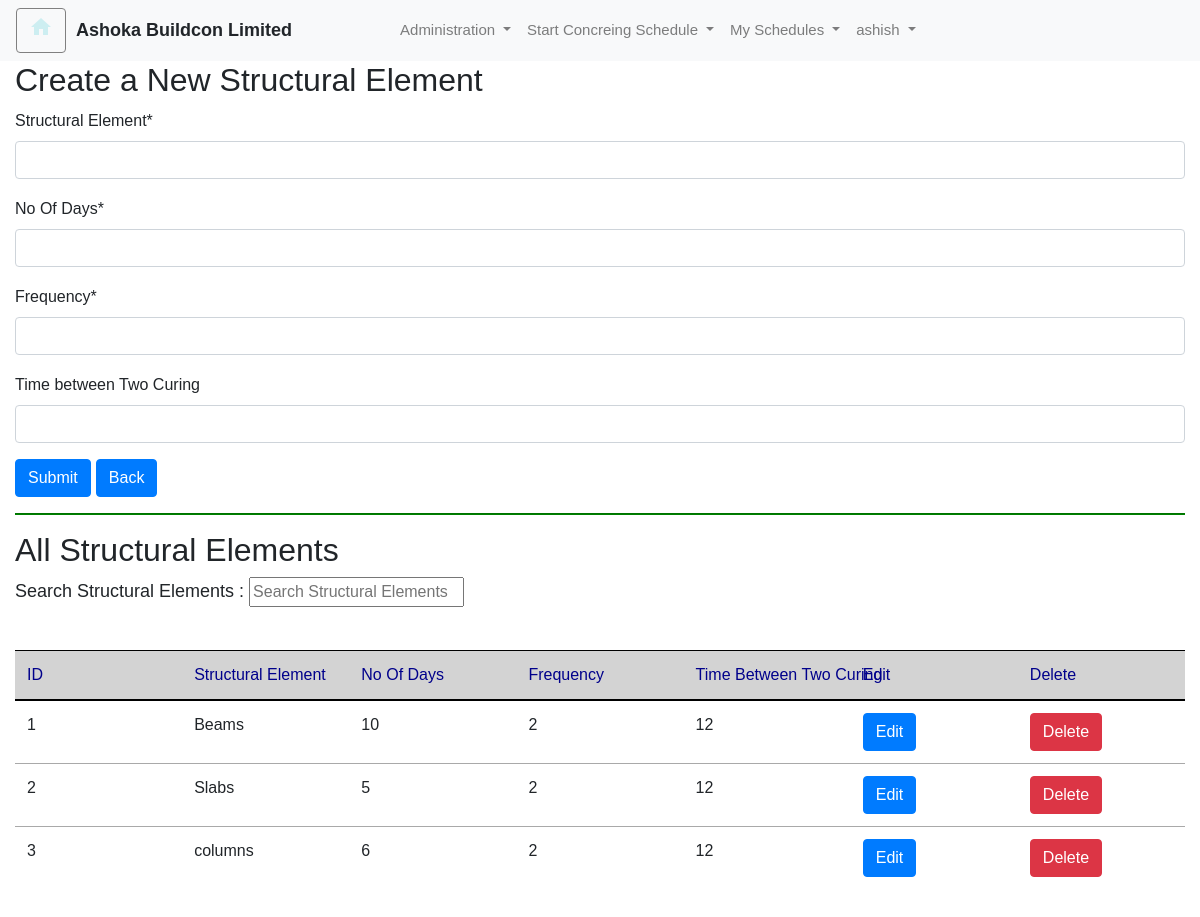
The page /create_structural_element/ (signed in) on the database its author committed.
### curingapp/models.py (models this page shows, shortened)
class CustomUser(AbstractUser):
     User_ID = models.AutoField(primary_key=True)
     username = models.CharField(max_length=100,unique=True)
     email=models.CharField(max_length=50)
     Contact_no= models.CharField(max_length=15)
     Project=models.ForeignKey(Project_Master, on_delete=models.CASCADE)
     Site=models.ForeignKey(Site_Master, on_delete=models.CASCADE)
     is_user = models.BooleanField(default=False)
     is_Administrator = models.BooleanField(default=False)

class Structural_Element(models.Model):
    Structural_Element_ID = models.AutoField(primary_key=True)
    Structural_Element = models.CharField(max_length=100)
    No_Of_Days=models.IntegerField()
    Frequency=models.IntegerField()
    Time_Bet_TwoCuring=models.IntegerField(null=True,blank=True)

### curingapp/views.py (the view)
# urls.py: path('create_structural_element/', views.create_structural_element, name='create_structural_element'),
@login_required(login_url="/loginuser/")
def create_structural_element(request):
    structural_elements=Structural_Element.objects.all()
    if request.method == 'POST':
        form = StructuralElementForm(request.POST)
        if form.is_valid():
            form.save()
            messages.success(request, 'Structural Elements Added successfully.')
            return redirect('create_structural_element')  # Redirect to a success page or another appropriate URL
    else:
        form = StructuralElementForm()
        variables = { 'page_title': 'Ashoka Buildcon Limited',
                  'username': request.user.get_full_name(),
                  'isActive' : request.user.is_authenticated,
                  'isSuperUser' : request.user.is_superuser,
                  'app_title':'Document Inbox',
                  'isForm' : True,
                  'isHomePage' : True,
                  'customer_name' : 'Ashoka Buildcon Limited',
                  'form': form,
                  'structural_elements':structural_elements,
                  'isAdmin':request.user.is_Administrator,
                }
    return render(request, 'curingapp/create_structural_element.html', variables)

### curingapp/forms.py
class StructuralElementForm(forms.ModelForm):
    class Meta:
        model = Structural_Element
        fields = ['Structural_Element', 'No_Of_Days', 'Frequency', 'Time_Bet_TwoCuring']
        labels = {
            'Time_Bet_TwoCuring': 'Time between Two Curing',
        }

### curingapp/templates/curingapp/create_structural_element.html (shortened to what this page needs)
{% extends "curingapp/base.html" %}
{% load crispy_forms_tags %}
{% block formcontent %}
{% if isAdmin %}
<h2>Create a New Structural Element</h2>
<form method="post">
  {{ form | crispy}}
  <button class="btn btn-primary" type="submit">Submit</button>
  <a href="{% url 'home' %}" class="btn btn-primary">Back</a>
</form>
<hr>
<h2>All Structural Elements</h2>
<p>Search Structural Elements :
  <input id="myInput" type="text" placeholder="Search Structural Elements">
</p>
<br>
<table class="table table-responsive-sm">
  <thead>
    <tr>
      <th>ID</th>
      <th>Structural Element</th>
      <th>No Of Days</th>
      <th>Frequency</th>
      <th>Time Between Two Curing</th>
      <th>Edit</th>
      <th>Delete</th>
    </tr>
  </thead>
  <tbody id="myTable">
    {% for element in structural_elements %}
    <tr>
      <td>{{ element.Structural_Element_ID }}</td>
      <td>{{ element.Structural_Element }}</td>
      <td>{{ element.No_Of_Days }}</td>
      <td>{{ element.Frequency }}</td>
      <td>{{ element.Time_Bet_TwoCuring }}</td>
      <td><a href="{% url 'edit_structural_element' element.Structural_Element_ID %}" class="btn btn-primary">Edit</a>
      <td><a href="{% url 'delete_structural_element' element.Structural_Element_ID %}" class="btn btn-danger"
          onclick="return confirmDelete();">Delete</a>
      </td>
    </tr>
    {% endfor %}
  </tbody>
</table>
{% else %}
<p>You are not Authorized</p>
{% endif %}
{% endblock %}

### curingapp/templates/curingapp/base.html (shortened to what this page needs)
{% load static %}
<!DOCTYPE html>
<html>
<head>
    <link rel="stylesheet" href="https://maxcdn.bootstrapcdn.com/bootstrap/4.5.2/css/bootstrap.min.css">
    <link rel="stylesheet" href="{% static 'curingapp/css/styles.css' %}" type="text/css">
    <link rel="stylesheet" href="{% static 'curingapp/css/custom.css' %}" type="text/css">
</head>
<body>
    {% if isActive%}
    <nav class="navbar navbar-expand-md navbar-light bg-light">
        <div class="float-right" id="usercmds">
            <a class="btn glyphicon glyphicon-home" href="{% url 'home' %}" title="Home">
                <i class="material-icons">home</i> </a>
        </div>
        <span style="margin-left:10px;margin-right:100px;" class="companyname"><b>{{ customer_name }}</b></span>
        <div class="collapse navbar-collapse" id="collapse_target">
            <ul class="navbar-nav">
                <li class="nav-item dropdown">
                    {% if isAdmin %}
                    <a class="nav-link dropdown-toggle" data-toggle="dropdown" dropdown_target="dropdown_target"
                        href="#">
                        Administration
                    </a>
                    {% endif %}
                </li>
                <li class="nav-item dropdown">
                    <a class="nav-link dropdown-toggle" data-toggle="dropdown" dropdown_target="dropdown_target"
                        href="#">
                        Start Concreing Schedule
                    </a>
                </li>
                <li class="nav-item dropdown">
                    <a class="nav-link dropdown-toggle" data-toggle="dropdown" dropdown_target="dropdown_target"
                        href="#">
                        My Schedules
                    </a>
                </li>
                <li class="nav-item dropdown">
                    <a class="nav-link dropdown-toggle" data-toggle="dropdown" dropdown_target="dropdown_target"
                        href="#">
                        {{request.user.username}}
                    </a>
                </li>
        </div>
    </nav>
    <div class="shadow-lg container-fluid">
        {% block formcontent %}
        {% endblock %}
        <br>
    </div>
    {% else %}
    {% block content %}
    {% endblock %}
    {% endif %}
</body>
</html>

### curingapp/static/curingapp/css/styles.css (style rules this page uses)
#usercmds a { border: thin gray solid; font-size: 15px; color: #cdeef1; float: right; }
.navbar-nav { font-size: 15px; }
table { width: 100%; table-layout: fixed; }
th, td { word-wrap: break-word; max-width: 200px; }

### curingapp/static/curingapp/css/custom.css (style rules this page uses)
table { width: 100%; table-layout: fixed; }
th, td { word-wrap: break-word; max-width: 200px; }

### curingapp/templates/curingapp/base.html (style rules this page uses)
th { white-space: nowrap; text-align: left; background-color: lightgray; font-size: medium; font-weight: normal; border-color: black !important; color: darkblue !important; }
td { white-space: nowrap; text-align: left; font-size: medium; font-weight: lighter; border-color: darkgray !important; }
input { font-size: medium !important; }
button { font-size: medium !important; }
label { font-size: medium !important; }
#usercmds a { border: thin gray solid; font-size: 15px; color: #cdeef1; float: right; }
.navbar-nav { font-size: 15px; }
table { width: 100%; table-layout: fixed; }
th, td { word-wrap: break-word; max-width: 200px; }
hr { height: 1px; background-color: green; }
body { font-family: Arial, sans-serif; font-size: 18px; }

### rows shown on the page
CustomUser: user.username "ashish"
Structural_Element: Structural_Element_ID "1", Structural_Element "Beams", No_Of_Days "10", Frequency "2", Time_Bet_TwoCuring "12"
Structural_Element: Structural_Element_ID "2", Structural_Element "Slabs", No_Of_Days "5", Frequency "2", Time_Bet_TwoCuring "12"
Structural_Element: Structural_Element_ID "3", Structural_Element "columns", No_Of_Days "6", Frequency "2", Time_Bet_TwoCuring "12"

### other values the page prints
{{ customer_name }} "Ashoka Buildcon Limited"
